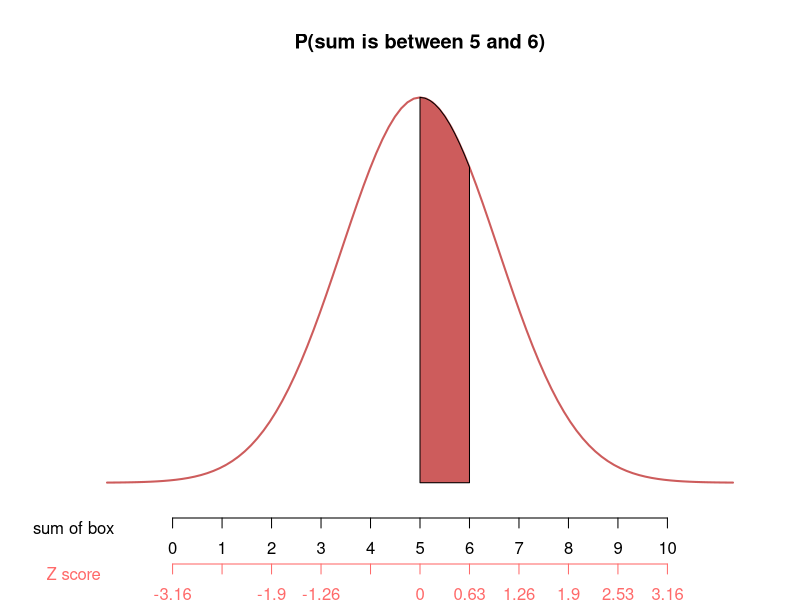
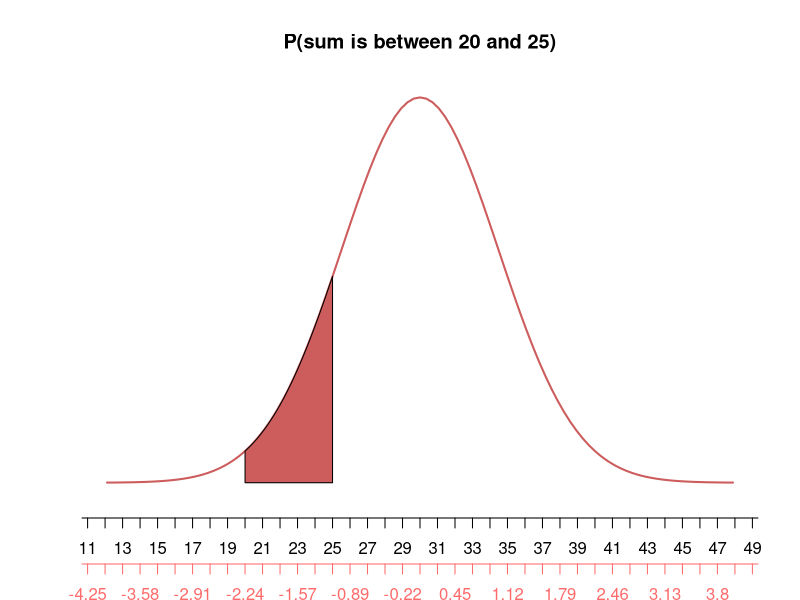

Source code (R) for these figures, in order:
## ---- chunk 1
box=c(1,0)
m = 10 * mean(box)
s = sqrt(10) * sd(box) * (sqrt(1)/sqrt(2))
threshold1 = 5
threshold2 = 6
pnorm(6, m, s) - pnorm(5, m, s)

xlimits1 = seq(round(-4 * s + m, digit = -1), round(4 * s + m, digit = -1), 
1)
curve(dnorm(x, mean = m, sd = s), m - 4 * s, m + 4 * s, col = "indianred", lwd = 2, 
xlab = "", ylab = "", main = "P(sum is between 5 and 6)", axes = F)
sequence <- seq(threshold1, threshold2, 0.1)
polygon(x = c(sequence, threshold2, threshold1), y = c(dnorm(c(sequence), m, 
s), 0, 0), col = "indianred")
axis(1, xlimits1, line = 1, col = "black", col.ticks = "black", col.axis = "black")
mtext("sum of box", 1, line = 1, at = -2, col = "black")
axis(1, xlimits1, labels = round((xlimits1 - m)/s, 2), line = 3.3, col = "indianred1", 
col.ticks = "indianred1", col.axis = "indianred1")
mtext("Z score", 1, line = 3.3, at = -2, col = "indianred1")
## ---- chunk 2
box=c(1,3,5)
m = 10 * mean(box)
s = sqrt(10) * sd(box) * (sqrt(1)/sqrt(2))
threshold1 = 20
threshold2 = 25
pnorm(25, m, s) - pnorm(20, m, s)

xlimits1 = seq(round(-4 * s + m, digit = -1), round(4 * s + m, digit = -1), 
1)
curve(dnorm(x, mean = m, sd = s), m - 4 * s, m + 4 * s, col = "indianred", lwd = 2, 
xlab = "", ylab = "", main = "P(sum is between 20 and 25)", axes = F)
sequence <- seq(threshold1, threshold2, 0.1)
polygon(x = c(sequence, threshold2, threshold1), y = c(dnorm(c(sequence), m, 
s), 0, 0), col = "indianred")
axis(1, xlimits1, line = 1, col = "black", col.ticks = "black", col.axis = "black")
mtext("sum of box", 1, line = 1, at = -2, col = "black")
axis(1, xlimits1, labels = round((xlimits1 - m)/s, 2), line = 3.3, col = "indianred1", 
col.ticks = "indianred1", col.axis = "indianred1")
mtext("Z score", 1, line = 3.3, at = -2, col = "indianred1")
## ---- chunk 3
N = 6000 # Population size
n = 800 # Sample size
yes = 250 # Number of oysters from sample containing pearls
no = n - yes

# Scaling up
pop_yes = yes * N/n
pop_no = no * N/n

# Box model
box = c(rep(1, pop_yes), rep(0, pop_no))

# Bootstrap samples
set.seed(10)
samples = replicate(5000, sum(sample(box, 500, replace = FALSE)))
cumsum(table(samples)) # View cumulative table
1410/5000 # Approximate probability using cumulative table

# Alternate solution not using the cumulative table
sum(samples <= 150)/5000 # Approximate probability of containing less than or equal to 150 pearls in sample of 500 oysters
